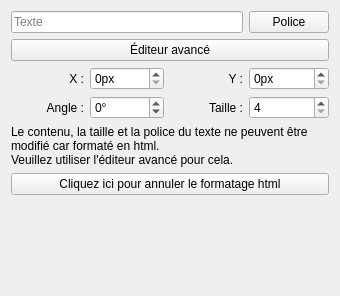
<?xml version="1.0" encoding="UTF-8"?>
<ui version="4.0">
 <class>IndiTextPropertiesWidget</class>
 <widget class="QWidget" name="IndiTextPropertiesWidget">
  <property name="geometry">
   <rect>
    <x>0</x>
    <y>0</y>
    <width>340</width>
    <height>296</height>
   </rect>
  </property>
  <property name="windowTitle">
   <string>Form</string>
  </property>
  <layout class="QGridLayout" name="gridLayout">
   <item row="2" column="0">
    <widget class="QLabel" name="label_2">
     <property name="text">
      <string>X :</string>
     </property>
     <property name="alignment">
      <set>Qt::AlignRight|Qt::AlignTrailing|Qt::AlignVCenter</set>
     </property>
    </widget>
   </item>
   <item row="1" column="0" colspan="4">
    <widget class="QPushButton" name="m_advanced_editor_pb">
     <property name="text">
      <string>Éditeur avancé</string>
     </property>
    </widget>
   </item>
   <item row="3" column="2">
    <widget class="QLabel" name="label_4">
     <property name="text">
      <string>Taille :</string>
     </property>
     <property name="alignment">
      <set>Qt::AlignRight|Qt::AlignTrailing|Qt::AlignVCenter</set>
     </property>
    </widget>
   </item>
   <item row="3" column="0">
    <widget class="QLabel" name="label_3">
     <property name="text">
      <string>Angle :</string>
     </property>
     <property name="alignment">
      <set>Qt::AlignRight|Qt::AlignTrailing|Qt::AlignVCenter</set>
     </property>
    </widget>
   </item>
   <item row="2" column="1">
    <widget class="UnitSpinBox" name="m_x_sb">
     <property name="suffix">
      <string>px</string>
     </property>
     <property name="decimals">
      <number>0</number>
     </property>
     <property name="maximum">
      <double>10000.000000000000000</double>
     </property>
    </widget>
   </item>
   <item row="6" column="0">
    <spacer name="verticalSpacer">
     <property name="orientation">
      <enum>Qt::Vertical</enum>
     </property>
     <property name="sizeHint" stdset="0">
      <size>
       <width>20</width>
       <height>40</height>
      </size>
     </property>
    </spacer>
   </item>
   <item row="3" column="3">
    <widget class="QSpinBox" name="m_size_sb">
     <property name="minimum">
      <number>4</number>
     </property>
     <property name="maximum">
      <number>50</number>
     </property>
    </widget>
   </item>
   <item row="2" column="3">
    <widget class="UnitSpinBox" name="m_y_sb">
     <property name="suffix">
      <string>px</string>
     </property>
     <property name="decimals">
      <number>0</number>
     </property>
     <property name="maximum">
      <double>10000.000000000000000</double>
     </property>
    </widget>
   </item>
   <item row="3" column="1">
    <widget class="QDoubleSpinBox" name="m_angle_sb">
     <property name="wrapping">
      <bool>true</bool>
     </property>
     <property name="suffix">
      <string>°</string>
     </property>
     <property name="decimals">
      <number>0</number>
     </property>
     <property name="maximum">
      <double>359.000000000000000</double>
     </property>
    </widget>
   </item>
   <item row="2" column="2">
    <widget class="QLabel" name="label">
     <property name="text">
      <string>Y :</string>
     </property>
     <property name="alignment">
      <set>Qt::AlignRight|Qt::AlignTrailing|Qt::AlignVCenter</set>
     </property>
    </widget>
   </item>
   <item row="4" column="0" colspan="4">
    <widget class="QLabel" name="m_label">
     <property name="text">
      <string>Le contenu, la taille et la police du texte ne peuvent être modifié car formaté en html.
Veuillez utiliser l'éditeur avancé pour cela.</string>
     </property>
     <property name="scaledContents">
      <bool>false</bool>
     </property>
     <property name="wordWrap">
      <bool>true</bool>
     </property>
    </widget>
   </item>
   <item row="5" column="0" colspan="4">
    <widget class="QPushButton" name="m_break_html_pb">
     <property name="text">
      <string>Cliquez ici pour annuler le formatage html</string>
     </property>
    </widget>
   </item>
   <item row="0" column="0" colspan="3">
    <widget class="QLineEdit" name="m_line_edit">
     <property name="placeholderText">
      <string>Texte</string>
     </property>
    </widget>
   </item>
   <item row="0" column="3">
    <widget class="QPushButton" name="m_font_pb">
     <property name="text">
      <string>Police</string>
     </property>
    </widget>
   </item>
  </layout>
 </widget>
 <tabstops>
  <tabstop>m_line_edit</tabstop>
  <tabstop>m_font_pb</tabstop>
  <tabstop>m_advanced_editor_pb</tabstop>
  <tabstop>m_x_sb</tabstop>
  <tabstop>m_y_sb</tabstop>
  <tabstop>m_angle_sb</tabstop>
  <tabstop>m_size_sb</tabstop>
  <tabstop>m_break_html_pb</tabstop>
 </tabstops>
 <resources/>
  <connections/>
 <customwidgets>
  <customwidget>
   <class>UnitSpinBox</class>
   <extends>QDoubleSpinBox</extends>
    <header>unitspinbox.h</header>
  </customwidget>
 </customwidgets>
</ui>
